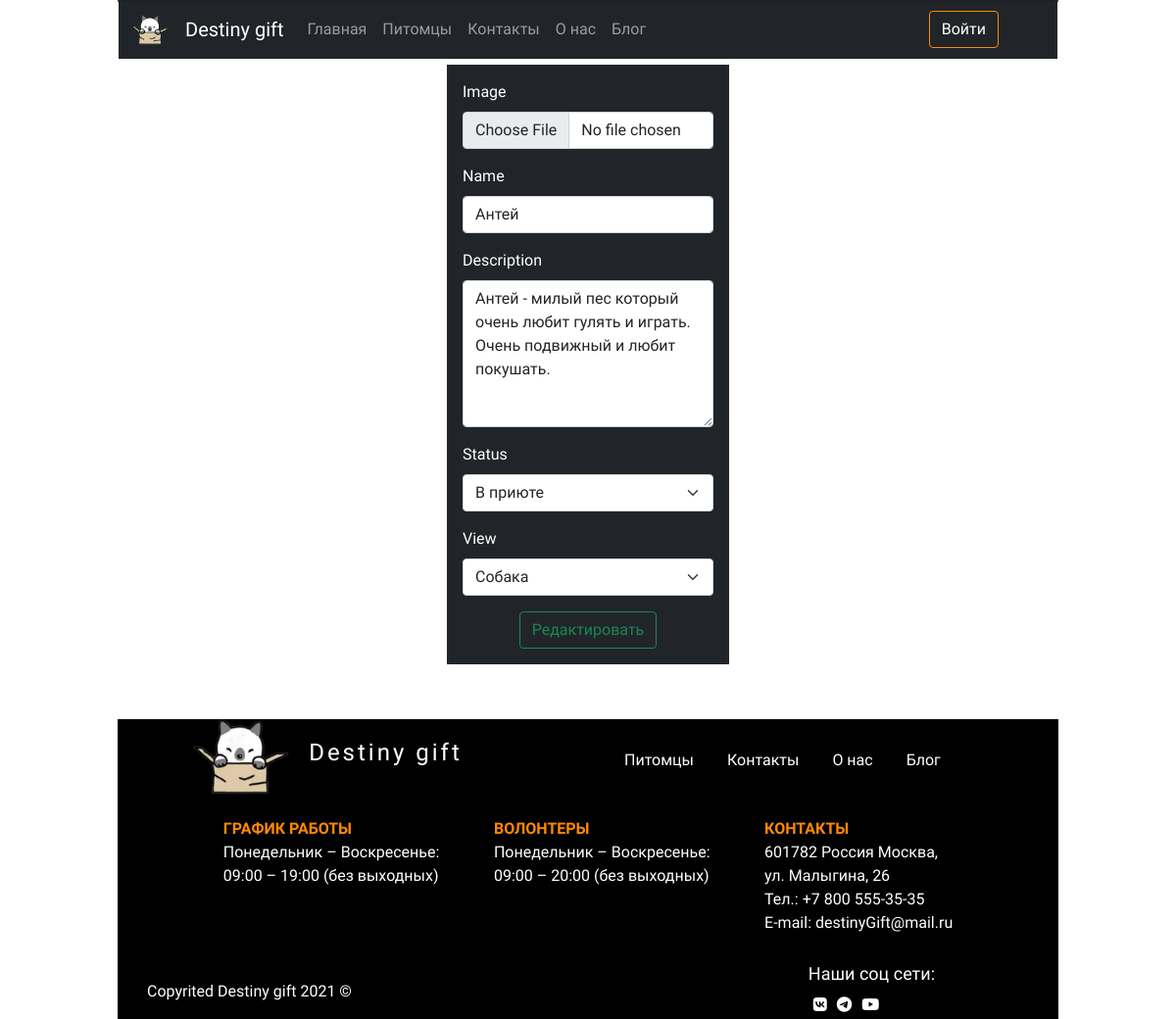
The page /php/redactPets.php?id=1 on the database its author committed.
### tables this page shows
CREATE TABLE `pets` (
  `id` int(11) NOT NULL,
  `image` varchar(255) NOT NULL,
  `name` varchar(255) NOT NULL,
  `description` varchar(255) NOT NULL,
  `status` int(255) NOT NULL,
  `view` int(255) NOT NULL
);

### php/redactPets.php (the view, shortened to what this page needs)
<!DOCTYPE html>
<html lang="en">
<head>
    <link rel="stylesheet" href="../style/style.css">
    <link href="https://cdn.jsdelivr.net/npm/bootstrap@5.1.3/dist/css/bootstrap.min.css" rel="stylesheet">
</head>
<body class="m-auto">
    <?php
    require_once('../element/header.php')
    ?>
    <main>
<?php
require("../bd/bd.php");
$id = $_GET['id'];
$pets = $mysql->query("SELECT * FROM `pets` WHERE `id` = '$id'");
$pet = mysqli_fetch_array($pets);
?>
<?php
                $status = $pet[4];
                if($status == 1){
                    $status = 'В приюте';
                } else if($status == 2){
                    $status = 'Забрали';
                };
                $view = $pet[5];
                if($view == 1){
                    $view = 'Собака';
                } else if($view == 2){
                    $view = 'Кошка';
                };
                ?>
<div class="contayner contayner-fluid mx-auto mt-5" style="width:30%">
<form class="p-3 mb-2 bg-dark text-white" method="post" action="../php/modifiedData.php?id=<?=$id?>" enctype="multipart/form-data">
  <div class="mb-3">
    <label class="form-label">Image</label>
    <input type="file" name="file" class="form-control">
  </div>
  <div class="mb-3">
    <label class="form-label">Name</label>
    <input type="text" name="name" class="form-control" value="<?=$pet[2]?>">
  </div>
  <div class="mb-3">
    <label class="form-label">Description</label>
    <textarea class="form-control" name="description" style="height: 150px"><?=$pet[3]?></textarea>
  </div>
  <div class="mb-3">
  <label class="form-label">Status</label>
  <select class="form-select" aria-label="Default select example" name="status">
  <option selected ><?=$status?></option>
</select>
  </div>
  <div class="mb-3">
    <label class="form-label">View</label>
    <select class="form-select" aria-label="Default select example" name="view">
  <option selected ><?=$view?></option>
</select>
  </div>
  <button type="submit" class="btn btn-outline-success d-block mx-auto">Редактировать</button>
</form>
</div>
</main>
<?php
    require_once('../element/footer.php');
    ?>
</body>
</html>

### style/style.css (style rules this page uses)
* { font-family: 'Balsamiq Sans', sans-serif; }
body { max-width:80%; }
Html, body { height: 100%; }
Body { display: flex; flex-direction: column; }
Main { flex: 1 0 auto; }

### rows shown on the page
pets: name "Антей", description "Антей - милый пес который очень любит гулять и играть. Очень подвижный и любит покушать.", status "В приюте", view "Собака"
